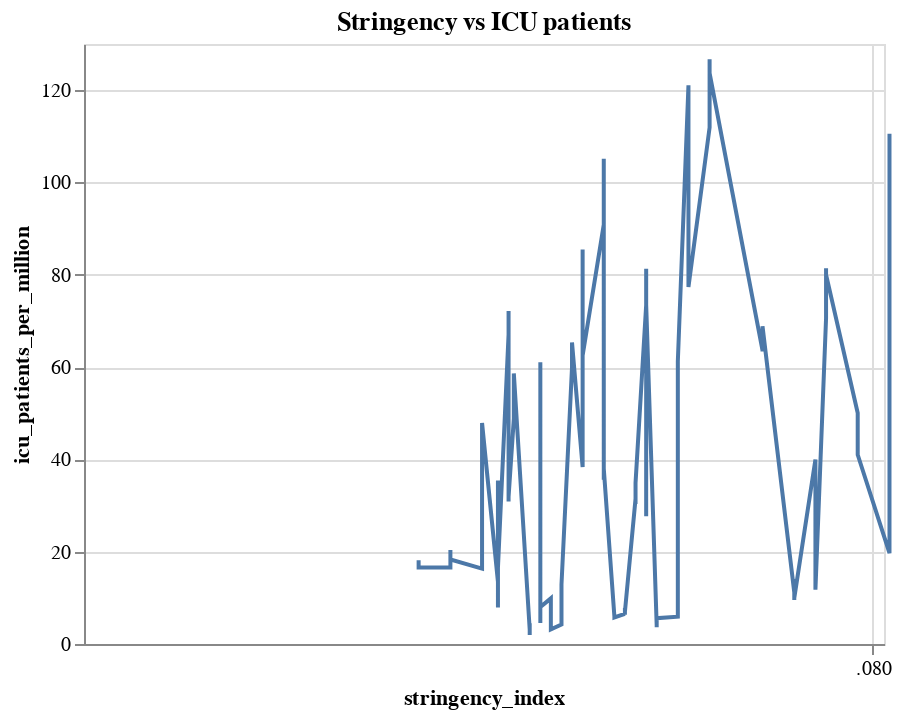

The notebook cell saved with this chart:
### Code cell
### As an example, Belgium is chosen

plot('Belgium', covidata)

### Figure 1 — Vega-Lite specification as saved in the notebook (floating-point values rounded to 4 significant figures; data arrays with more than 128 entries replaced by an {"elided": "..."} marker saying what was removed)
{"config": {"view": {"continuousWidth": 400, "continuousHeight": 300}}, "data": {"name": "data-d72fff2593922e2800585a3bd73540c3"}, "mark": "line", "encoding": {"tooltip": {"field": "location", "type": "nominal"}, "x": {"field": "stringency_index", "type": "temporal"}, "y": {"field": "icu_patients_per_million", "type": "quantitative"}}, "title": "Stringency vs ICU patients", "$schema": "https://vega.github.io/schema/vega-lite/v4.17.0.json", "datasets": {"data-d72fff2593922e2800585a3bd73540c3": {"elided": "736 records"}}}
